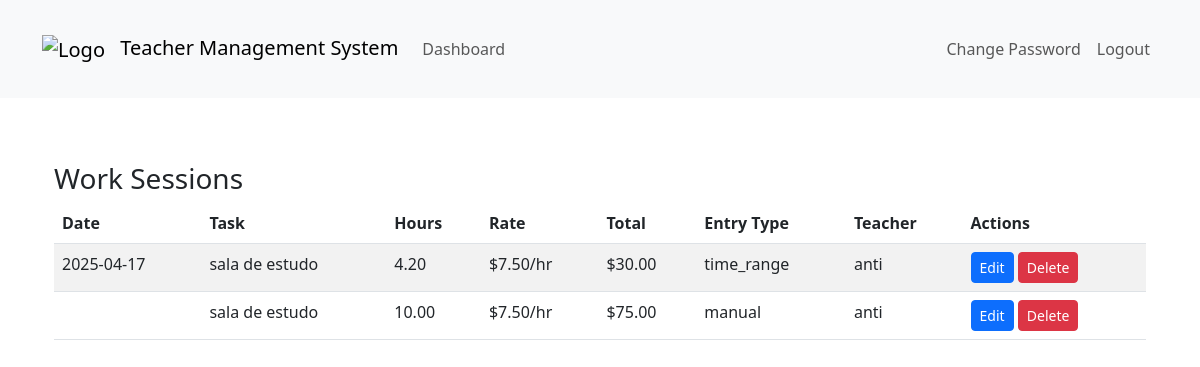
/dashboard/dashboard/superuser/work-sessions/ (signed in), run on the app's committed database.
### teachers_app/models.py (models this page shows, shortened)
class WorkSession(models.Model):
    ENTRY_TYPE_CHOICES = [
        ('manual', 'Manual Hours Input'),
        ('clock', 'Clock In/Out'),
        ('time_range', 'Time Range'),
    ]
    teacher = models.ForeignKey(Teacher, on_delete=models.CASCADE)
    task = models.ForeignKey(Task, on_delete=models.CASCADE)
    entry_type = models.CharField(max_length=10, choices=ENTRY_TYPE_CHOICES)
    hourly_rate = models.DecimalField(max_digits=10, decimal_places=2, null=True, blank=True)  # Store the hourly rate at creation time
    stored_hours = models.DecimalField(max_digits=10, decimal_places=2, null=True, blank=True)  # Store the hours at creation time
    is_deleted = models.BooleanField(default=False)
    deleted_at = models.DateTimeField(null=True, blank=True)
    manual_hours = models.DecimalField(max_digits=5, decimal_places=2, null=True, blank=True)
    clock_in = models.DateTimeField(null=True, blank=True)
    clock_out = models.DateTimeField(null=True, blank=True)
    start_time = models.DateTimeField(null=True, blank=True)
    end_time = models.DateTimeField(null=True, blank=True)
    created_at = models.DateTimeField(auto_now_add=True)
    total_amount = models.DecimalField(max_digits=10, decimal_places=2, null=True, blank=True)
    def calculated_hours(self):
        if self.entry_type == 'manual' and self.manual_hours:
            return self.manual_hours
        elif self.entry_type == 'clock' and self.clock_in and self.clock_out:
            duration = self.clock_out - self.clock_in
            return duration.total_seconds() / 3600  # Return hours
        elif self.entry_type == 'time_range' and self.start_time and self.end_time:
            duration = self.end_time - self.start_time
            return duration.total_seconds() / 3600  # Return hours
        return None  # Return None if no valid data

class Task(models.Model):
    name = models.CharField(max_length=200)
    description = models.TextField(blank=True, null=True)
    duration = models.DurationField(null=True, blank=True)
    price = models.DecimalField(max_digits=10, decimal_places=2, default=0.00)
    hourly_rate = models.DecimalField(max_digits=10, decimal_places=2)
    created_at = models.DateTimeField(auto_now_add=True)
    updated_at = models.DateTimeField(auto_now=True)
    is_active = models.BooleanField(default=True)

class Teacher(models.Model):
    user = models.OneToOneField(CustomUser, on_delete=models.CASCADE)
    subjects = models.CharField(max_length=200, blank=True, help_text="Optional: List of subjects taught")

class CustomUser(AbstractUser):
    is_student   = models.BooleanField(default=False)
    is_teacher = models.BooleanField(default=False)
    is_inspector = models.BooleanField(default=False)

### teachers_app/views.py (the view)
# urls.py: path('dashboard/superuser/work-sessions/', views.list_work_sessions, name='superuser_list_work_sessions'),
@login_required
@user_passes_test(lambda u: u.is_superuser)
def list_work_sessions(request):
    work_sessions = WorkSession.objects.select_related('task', 'teacher').order_by('-start_time')
    context = {
        'work_sessions': work_sessions
    }
    return render(request, 'superuser/list_work_sessions.html', context)

### templates/superuser/list_work_sessions.html (shortened to what this page needs)
{% extends 'base.html' %}
{% load static %}
{% block content %}
<div class="container">
    <h3>Work Sessions</h3>
    <div class="row">
        <div class="col-md-12">
            <table class="table table-striped">
                <thead>
                    <tr>
                        <th>Date</th>
                        <th>Task</th>
                        <th>Hours</th>
                        <th>Rate</th>
                        <th>Total</th>
                        <th>Entry Type</th>
                        <th>Teacher</th>
                        <th>Actions</th>
                    </tr>
                </thead>
                <tbody>
                    {% for session in work_sessions %}
                    <tr>
                        <td>{{ session.start_time|date:"Y-m-d" }}</td>
                        <td>{{ session.task.name }}</td>
                        <td>{{ session.calculated_hours|floatformat:2 }}</td>
                        <td>${{ session.task.hourly_rate|floatformat:2 }}/hr</td>
                        <td>${{ session.total_amount|floatformat:2 }}</td>
                        <td>{{ session.entry_type }}</td>
                        <td>{{ session.teacher.user.username }}</td>
                        <td>
                            <a href="{% url 'edit_work_session' session.id %}" class="btn btn-sm btn-primary">Edit</a>
                            <form method="post" action="{% url 'delete_work_session' session.id %}" style="display: inline;" onsubmit="return confirm('Are you sure you want to delete this work session?');">
                                <button type="submit" class="btn btn-sm btn-danger">Delete</button>
                            </form>
                        </td>
                    </tr>
                    {% empty %}
                    <tr>
                        <td colspan="8">No work sessions found.</td>
                    </tr>
                    {% endfor %}
                </tbody>
            </table>
        </div>
    </div>
</div>
{% endblock %}

### static/css/custom.css (style rules this page uses)
body { margin: 0; min-height: 100vh; background-size: cover; background-position: center; background-attachment: fixed; background-repeat: no-repeat; }
body::before { content: ""; position: fixed; top: 0; left: 0; width: 100%; height: 100%; z-index: -1; }
.container { padding-top: 20px; padding-bottom: 20px; }
.custom-bg { margin: 0; min-height: 100vh; background-image: url('/static/images/background.png'); background-size: cover; background-position: center; background-attachment: fixed; background-repeat: no-repeat; }

### data on the page
WorkSession: start_time "2025-04-17", task.name "sala de estudo", calculated_hours "4.20", task.hourly_rate "7.50", total_amount "30.00", entry_type "time_range", teacher.user.username "anti"
WorkSession: task.name "sala de estudo", calculated_hours "10.00", task.hourly_rate "7.50", total_amount "75.00", entry_type "manual", teacher.user.username "anti"
